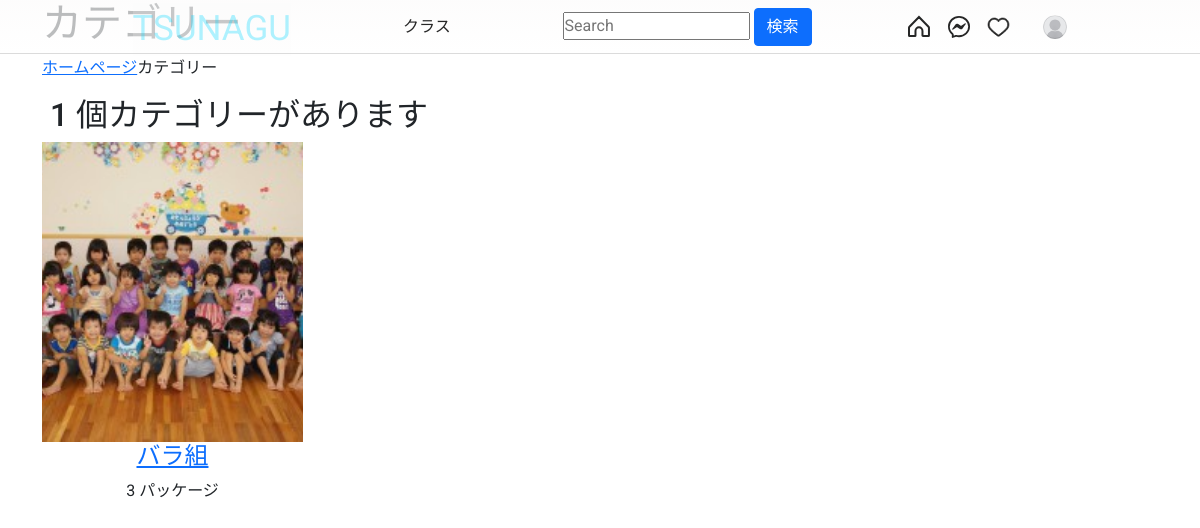
Page /category/ (signed in) on the committed database.
### User_app/models.py (models this page shows, shortened)
class Profile(models.Model):
    user = models.OneToOneField(User, related_name='profile', on_delete=models.CASCADE)
    image = models.ImageField(upload_to="profile_pciture", null=True, default="default.jpg")
    first_name = models.CharField(max_length=200, null=True, blank=True)
    last_name = models.CharField(max_length=200, null=True, blank=True)
    bio = models.CharField(max_length=200, null=True, blank=True)
    location = models.CharField(max_length=200, null=True, blank=True)
    url = models.URLField(max_length=200, null=True, blank=True)
    favourite = models.ManyToManyField(Post, blank=True)

### Post_app/models.py (models this page shows, shortened)
class Category(models.Model):
    cid = ShortUUIDField(unique=True, length=10, max_length=20,prefix="cat", alphabet="abcdefgh12345",verbose_name='カテゴリーのid')
    title = models.CharField(max_length=100, default="Food",verbose_name='カテゴリー名')
    image = models.ImageField(upload_to="category", default="category.jpg",verbose_name='カテゴリーの写真')
    class Meta:
        verbose_name_plural = "カテゴリー"

### Post_app/views.py (the view)
# urls.py: path('category/',views.category_list,name="category"),
@login_required
def category_list(rq):
    categories=Category.objects.all()
    context={
        'categories':categories
    }
    return render(rq,'category/category.html',context)

### Post_app/context_processor.py (called while the page is built)
def default(rq):
    categories=Category.objects.all()
    return{
        'categories':categories,
    }

### templates/category/category.html (shortened to what this page needs)
{% extends 'base.html' %}
{% block content %}
{% load static %}
<main class="main">
    <div class="page-header mt-30 mb-75">
        <div class="container">
            <div class="archive-header">
                <div class="row align-items-center">
                    <div class="col-xl-3">
                        <h1 class="mb-15">カテゴリー</h1>
                        <div class="breadcrumb">
                            <a href="{% url 'home' %}" rel="nofollow">ホームページ</a>
                             カテゴリー
                        </div>
                    </div>
                </div>
            </div>
        </div>
    </div>
    <div class="page-content mb-50">
        <div class="container">
            <div class="row">
                <div class="col-lg-9">
                    <div class="shop-product-fillter mb-50 pr-30">
                        <div class="totall-product">
                            <h2>
                                {{categories.count}} 個カテゴリーがあります
                            </h2>
                        </div>
                    </div>
                    <div class="loop-grid pr-30">
                        <div class="row">
                            {% for c in categories %}
                            <article class="col-xl-4 col-lg-6 col-md-6 text-center hover-up mb-30 animated">
                                <div class="post-thumb">
                                    <a href="{% url 'category-post-list' c.cid %}">
                                        <img style="height: 300px; width: 300px; object-fit: cover;" class="border-radius-15" src="{{c.image.url}}" alt="" />
                                    </a>
                                </div>
                                <div class="entry-content-2">
                                    <h4 class="post-title mb-15">
                                        <a href="{% url 'category-post-list' c.cid %}">{{ c.title }}</a>
                                    </h4>
                                    <div class="entry-meta font-xs color-grey mt-10 pb-10">
                                        <div>
                                            <span class="hit-count mr-10">{{c.category.count}} パッケージ</span>
                                        </div>
                                    </div>
                                </div>
                            </article>
                            {% endfor %}
                        </div>
                    </div>
                </div>
                <div class="col-lg-3 primary-sidebar sticky-sidebar">
                    </div>
                </div>
            </div>
        </div>
</main>
{% endblock %}

### templates/base.html (shortened to what this page needs)
{% load static %}
<!DOCTYPE html>
<html lang="en">
<head>
    <link rel="stylesheet" href="https://cdn.jsdelivr.net/npm/bootstrap-icons@1.8.1/font/bootstrap-icons.css">
    <link href="https://cdn.jsdelivr.net/npm/bootstrap@5.1.3/dist/css/bootstrap.min.css" rel="stylesheet"
>
    <link rel="stylesheet" type="text/css" href="{% static 'assets1/style.css' %}">
</head>
<body>
    <header class="header" style="background: linear-gradient(rgba(252, 251, 251, 0.7), rgba(255, 255, 255, 0.7)), url('your-image.jpg');
    background-blend-mode: overlay;">
        <nav class="header__content">
            <div class="header__buttons">
                <a href="{% url 'home' %}"
                    style="text-decoration: none; background-color: rgba(246, 246, 246, 0.196); color:rgba(0, 213, 255, 0.315);font-size: 35px;"
                    class="header__home">TSUNAGU
                </a>
            </div>
            <div class="dropdown">
                <button class="dropbtn">クラス</button>
            </div>
            <form action="{% url 'search-users' %}" method="GET">
                <div class="headedr__search">
                    <input type="text" placeholder="Search" name="q" value="{{ request.GET.q }}">
                    <button class="btn btn-primary" type="submit">検索</button>
                </div>
            </form>
            <div class="header__buttons header__buttons--desktop">
                <a href="{% url 'home' %}">
                </a>
                <a href="{% url 'message' %}">
                </a>
                <span>
                    <a href="{% url 'show-notification' %}">
                    </a>
                </span>
                <a href="">
                    <button class="profile-button">
                        <a href="{% url 'profile' request.user %}">
                            <div class="profile-button__picture">
                                <img src="{{request.user.profile.image.url}}" alt="User Picture">
                            </div>
                        </a>
                    </button>
                </a>
            </div>
        </nav>
    </header>
    {% block content %}
    {% endblock content %}
</body>
</html>

### static/assets1/style.css (style rules this page uses)
*, *::after, *::before { box-sizing: border-box; margin: 0; padding: 0; }
*, button, input, select, textarea { font-family: 'Roboto', sans-serif; }
:root { --primary: hsl(0, 0%, 100%); --secondary: hsl(0, 0%, 98%); --border: hsl(0, 0%, 86%); --story-border: hsl(0, 0%, 78%); --img-border: hsla(0, 0%, 0%, 0.1); --text-dark: hsl(0, 0%, 15%); --text-light: hsl(0, 0%, 60%); --like: hsl(355, 82%, 61%); --link: hsl(204, 100%, 48%); --header-height: 44px; --nav-height: 44px; }
body { min-height: 100vh; display: flex; flex-direction: column; overflow-y: auto; }
svg { display: block; }
img { max-width: 100%; }
.header { width: 100%; height: var(--header-height); background-color: var(--primary); display: flex; justify-content: center; position: fixed; top: 0; left: 0; z-index: 2; }
.header::after { content: ''; position: absolute; bottom: 0; width: 100%; height: 1px; background-color: var(--border); }
.header__content { width: 100%; max-width: 975px; padding: 0 14px; display: flex; justify-content: space-between; align-items: center; }
.header__home { margin-top: 5px; }
.header__buttons { display: flex; align-items: center; gap: 16px; }
.profile-button { background-color: transparent; border: none; outline: none; cursor: pointer; position: relative; }
.profile-button__picture { width: 24px; height: 24px; border-radius: 50%; overflow: hidden; position: relative; }
.profile-button__picture::after { content: ''; position: absolute; top: 0; bottom: 0; left: 0; right: 0; border: 1px solid var(--img-border); border-radius: 50%; }
@media (min-width: 768px) { :root { --header-height: 54px; --nav-height: 0px; } }
@media (min-width: 768px) { .header__content { padding: 0 20px; } }

### templates/base.html (style rules this page uses)
.dropbtn { background-color: transparent; color: var(--text-dark); padding: 12px 16px; border: none; cursor: pointer; }

### rows in the picture
Category: image (picture), title "バラ組", category.count "3"

### other values in the picture
{{ categories.count }} "1"
